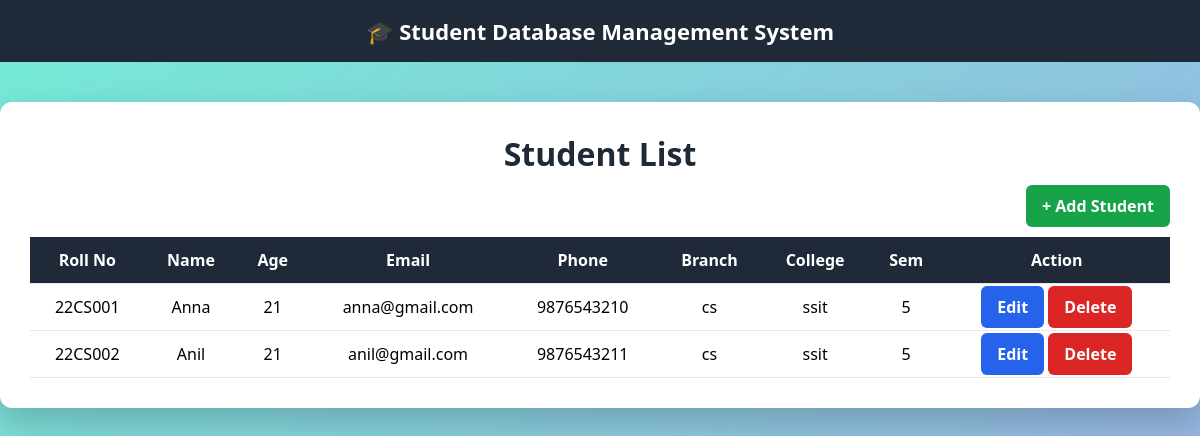
The page / on the database its author committed.
### students/models.py (models this page shows, shortened)
class Student(models.Model):
    roll_no = models.CharField(max_length=20, unique=True)
    name = models.CharField(max_length=100)
    age = models.IntegerField()
    email = models.EmailField()
    phone = models.CharField(max_length=10)
    branch = models.CharField(max_length=100)
    college = models.CharField(max_length=100)
    semester = models.IntegerField()
    address = models.TextField()

### students/views.py (the view)
# urls.py: path('', views.student_list, name='list'),
def student_list(request):
    students = Student.objects.all()
    return render(request, 'students/list.html', {'students': students})

### students/templates/students/list.html
{% extends 'students/base.html' %}
{% block content %}
<h1>Student List</h1>
<div style="text-align:right;">
    <a href="{% url 'add' %}" class="btn btn-add">+ Add Student</a>
</div>
<table>
    <tr>
        <th>Roll No</th>
        <th>Name</th>
        <th>Age</th>
        <th>Email</th>
        <th>Phone</th>
        <th>Branch</th>
        <th>College</th>
        <th>Sem</th>
        <th>Action</th>
    </tr>
    {% for s in students %}
    <tr>
        <td>{{ s.roll_no }}</td>
        <td>{{ s.name }}</td>
        <td>{{ s.age }}</td>
        <td>{{ s.email }}</td>
        <td>{{ s.phone }}</td>
        <td>{{ s.branch }}</td>
        <td>{{ s.college }}</td>
        <td>{{ s.semester }}</td>
        <td>
            <a href="{% url 'edit' s.id %}" class="btn btn-edit">Edit</a>
            <a href="{% url 'delete' s.id %}" class="btn btn-delete"
               onclick="return confirm('Delete this student?')">Delete</a>
        </td>
    </tr>
    {% empty %}
    <tr>
        <td colspan="9">No Students Found</td>
    </tr>
    {% endfor %}
</table>
{% endblock %}

### students/templates/students/base.html (shortened to what this page needs)
<!DOCTYPE html>
<html lang="en">
<head>
</head>
<body>
<div class="navbar">
    🎓 Student Database Management System
</div>
<div class="container">
    {% block content %}{% endblock %}
</div>
</body>
</html>

### students/templates/students/base.html (style rules this page uses)
* { margin: 0; padding: 0; box-sizing: border-box; font-family: "Segoe UI", sans-serif; }
body { min-height: 100vh; background: linear-gradient(135deg, #74ebd5, #9face6); }
.navbar { background: #1f2937; padding: 16px; color: white; text-align: center; font-size: 22px; font-weight: bold; }
.container { max-width: 1200px; margin: 40px auto; background: white; padding: 30px; border-radius: 12px; box-shadow: 0 15px 35px rgba(0,0,0,0.2); }
h1, h2 { text-align: center; margin-bottom: 20px; color: #1f2937; }
a { text-decoration: none; }
.btn { padding: 10px 16px; border-radius: 6px; color: white; font-weight: bold; transition: 0.3s; }
.btn-add { background: #16a34a; }
.btn-edit { background: #2563eb; }
.btn-delete { background: #dc2626; }
table { width: 100%; border-collapse: collapse; margin-top: 20px; }
th, td { padding: 12px; border-bottom: 1px solid #e5e7eb; text-align: center; }
th { background: #1f2937; color: white; }

### rows shown on the page
Student: roll_no "22CS001", name "Anna", age "21", email "anna@gmail.com", phone "9876543210", branch "cs", college "ssit", semester "5"
Student: roll_no "22CS002", name "Anil", age "21", email "anil@gmail.com", phone "9876543211", branch "cs", college "ssit", semester "5"
